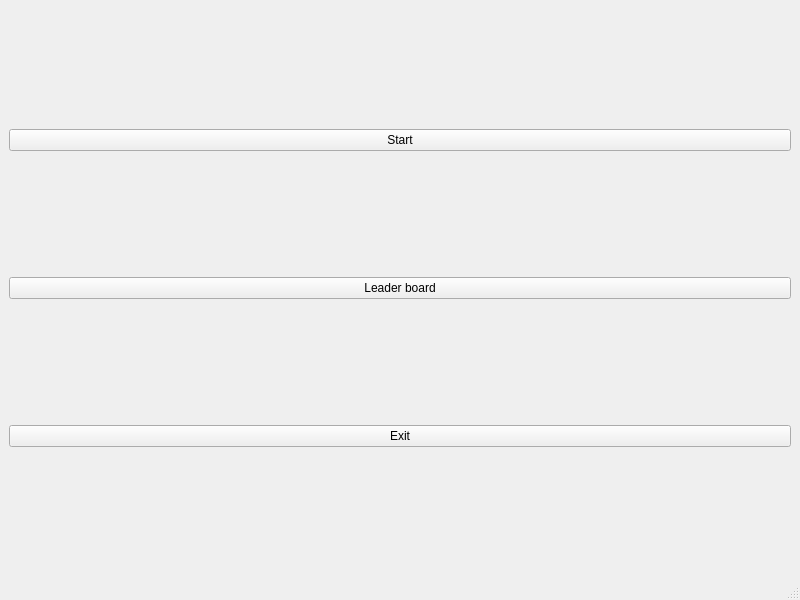
<?xml version="1.0" encoding="UTF-8"?>
<ui version="4.0">
 <class>MainWindow</class>
 <widget class="QMainWindow" name="MainWindow">
  <property name="geometry">
   <rect>
    <x>0</x>
    <y>0</y>
    <width>800</width>
    <height>600</height>
   </rect>
  </property>
  <property name="windowTitle">
   <string>MainWindow</string>
  </property>
  <widget class="QWidget" name="centralwidget">
   <layout class="QHBoxLayout" name="horizontalLayout">
    <item>
     <layout class="QVBoxLayout" name="verticalLayout">
      <item>
       <widget class="QPushButton" name="start">
        <property name="text">
         <string>Start</string>
        </property>
       </widget>
      </item>
      <item>
       <widget class="QPushButton" name="leaders">
        <property name="text">
         <string>Leader board</string>
        </property>
       </widget>
      </item>
      <item>
       <widget class="QPushButton" name="exit">
        <property name="text">
         <string>Exit</string>
        </property>
       </widget>
      </item>
     </layout>
    </item>
   </layout>
  </widget>
  <widget class="QMenuBar" name="menubar">
   <property name="geometry">
    <rect>
     <x>0</x>
     <y>0</y>
     <width>800</width>
     <height>26</height>
    </rect>
   </property>
  </widget>
  <widget class="QStatusBar" name="statusbar"/>
 </widget>
 <resources/>
 <connections/>
</ui>
